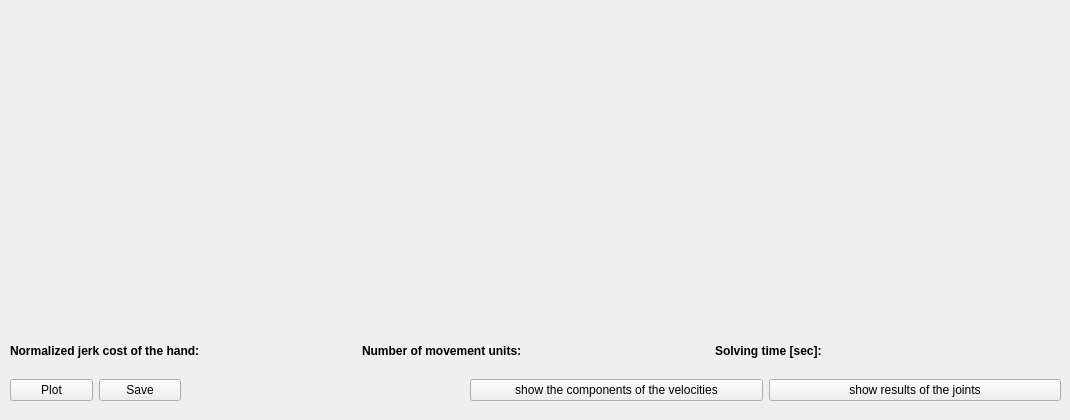
        <widget class="QWidget" name="tab_results_plan_mov">
         <attribute name="title">
          <string>Movement</string>
         </attribute>
         <widget class="QWidget" name="layoutWidget">
          <property name="geometry">
           <rect>
            <x>10</x>
            <y>330</y>
            <width>1051</width>
            <height>41</height>
           </rect>
          </property>
          <layout class="QHBoxLayout" name="horizontalLayout_2">
           <item>
            <layout class="QHBoxLayout" name="horizontalLayout_3">
             <item>
              <widget class="QLabel" name="label_cost_hand">
               <property name="font">
                <font>
                 <weight>75</weight>
                 <bold>true</bold>
                </font>
               </property>
               <property name="text">
                <string>Normalized jerk cost of the hand: </string>
               </property>
              </widget>
             </item>
             <item>
              <widget class="QLabel" name="label_cost_hand_value">
               <property name="minimumSize">
                <size>
                 <width>130</width>
                 <height>0</height>
                </size>
               </property>
               <property name="text">
                <string/>
               </property>
              </widget>
             </item>
            </layout>
           </item>
           <item>
            <layout class="QHBoxLayout" name="horizontalLayout_5">
             <item>
              <widget class="QLabel" name="label_cost_hand_3">
               <property name="font">
                <font>
                 <weight>75</weight>
                 <bold>true</bold>
                </font>
               </property>
               <property name="text">
                <string>Number of movement units: </string>
               </property>
              </widget>
             </item>
             <item>
              <widget class="QLabel" name="label_nmu">
               <property name="text">
                <string/>
               </property>
              </widget>
             </item>
            </layout>
           </item>
           <item>
            <layout class="QHBoxLayout" name="horizontalLayout_4">
             <item>
              <widget class="QLabel" name="label_cost_hand_2">
               <property name="font">
                <font>
                 <weight>75</weight>
                 <bold>true</bold>
                </font>
               </property>
               <property name="text">
                <string>Solving time [sec]:</string>
               </property>
              </widget>
             </item>
             <item>
              <widget class="QLabel" name="label_solving_time">
               <property name="minimumSize">
                <size>
                 <width>150</width>
                 <height>0</height>
                </size>
               </property>
               <property name="text">
                <string/>
               </property>
              </widget>
             </item>
            </layout>
           </item>
          </layout>
         </widget>
         <widget class="QWidget" name="layoutWidget">
          <property name="geometry">
           <rect>
            <x>10</x>
            <y>10</y>
            <width>1051</width>
            <height>311</height>
           </rect>
          </property>
          <layout class="QHBoxLayout" name="horizontalLayout_11">
           <item>
            <widget class="QWidget" name="plot_hand_pos_mov" native="true"/>
           </item>
           <item>
            <widget class="QCustomPlot" name="plot_hand_vel_mov" native="true"/>
           </item>
          </layout>
         </widget>
         <widget class="QWidget" name="layoutWidget">
          <property name="geometry">
           <rect>
            <x>470</x>
            <y>370</y>
            <width>591</width>
            <height>41</height>
           </rect>
          </property>
          <layout class="QHBoxLayout" name="horizontalLayout_17">
           <item>
            <widget class="QPushButton" name="pushButton_comp_vel_mov">
             <property name="text">
              <string>show the components of the velocities</string>
             </property>
            </widget>
           </item>
           <item>
            <widget class="QPushButton" name="pushButton_joints_results_mov">
             <property name="text">
              <string>show results of the joints</string>
             </property>
            </widget>
           </item>
          </layout>
         </widget>
         <widget class="QWidget" name="layoutWidget">
          <property name="geometry">
           <rect>
            <x>10</x>
            <y>370</y>
            <width>171</width>
            <height>41</height>
           </rect>
          </property>
          <layout class="QHBoxLayout" name="horizontalLayout_21">
           <item>
            <widget class="QPushButton" name="pushButton_plot_mov">
             <property name="text">
              <string>Plot</string>
             </property>
            </widget>
           </item>
           <item>
            <widget class="QPushButton" name="pushButton_save_res_mov">
             <property name="text">
              <string>Save</string>
             </property>
            </widget>
           </item>
          </layout>
         </widget>
        </widget>
